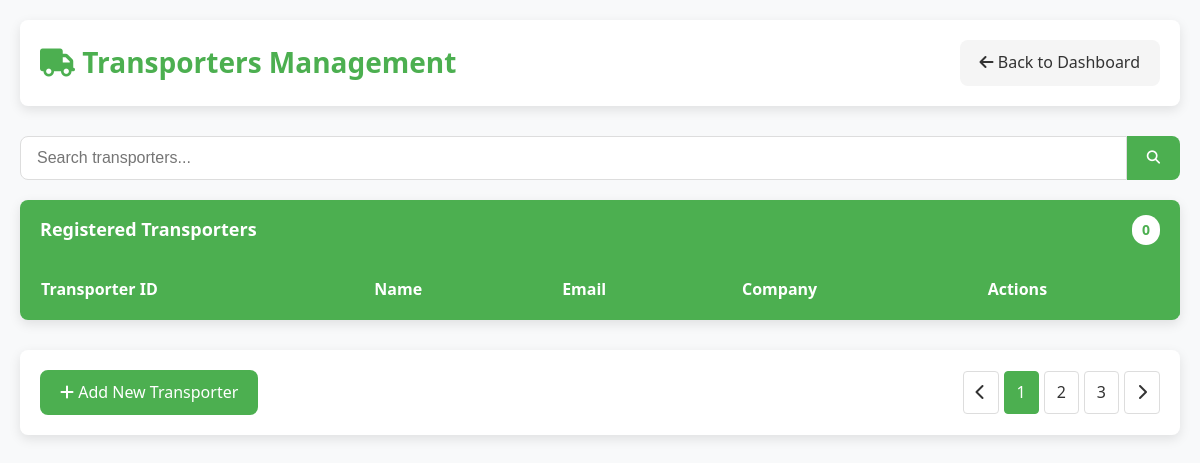
The page /Backend/manage-transporters.php on the database as committed earlier.
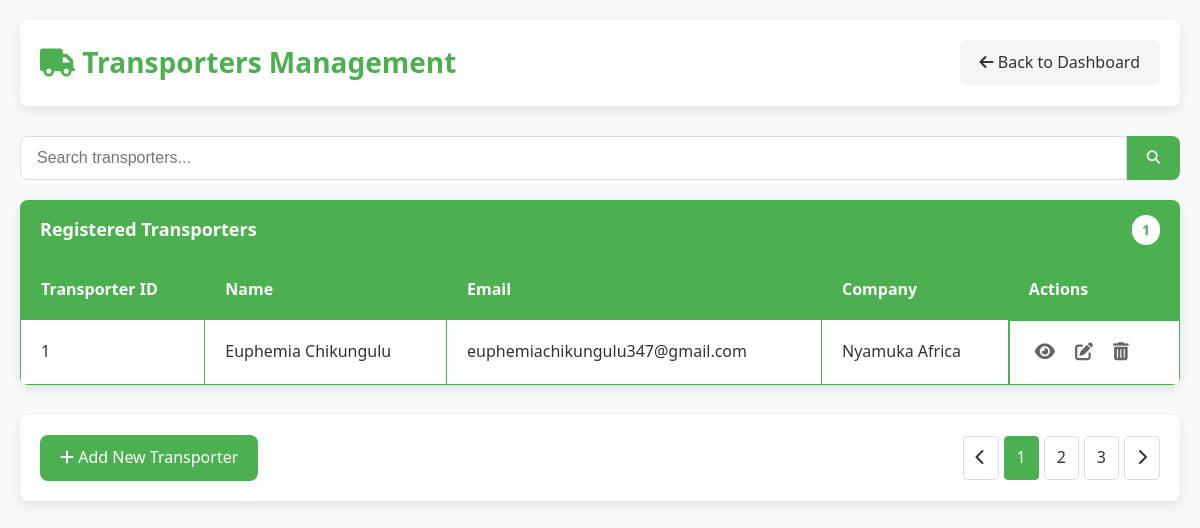
The same page on the database as committed later.
### tables this page shows
CREATE TABLE `transporters` (
  `transporter_id` int(11) NOT NULL,
  `transporter_name` varchar(255) NOT NULL,
  `email` varchar(255) NOT NULL,
  `password` varchar(255) NOT NULL,
  `phone_number` varchar(20) DEFAULT NULL,
  `company` varchar(255) DEFAULT NULL,
  `truck_number` varchar(50) DEFAULT NULL
);

### Backend/manage-transporters.php (the view, shortened to what this page needs)
<?php
require_once 'db.php';
$query = "SELECT transporter_id, transporter_name, email, company FROM transporters";
$result = $conn->query($query);
$transporters = [];
if ($result->num_rows > 0) {
    while ($row = $result->fetch_assoc()) {
        $transporters[] = $row;
    }
}
?>
<!DOCTYPE html>
<html lang="en">
<head>
    <link rel="stylesheet" href="https://cdnjs.cloudflare.com/ajax/libs/font-awesome/6.4.0/css/all.min.css">
</head>
<body>
    <div class="container">
        <div class="header">
            <h1><i class="fas fa-truck"></i> Transporters Management</h1>
            <a href="../Frontend/admin-dashboard.php" class="btn btn-secondary">
                <i class="fas fa-arrow-left"></i> Back to Dashboard
            </a>
        </div>
        <div class="search-container">
            <input type="text" class="search-input" placeholder="Search transporters..." id="searchInput">
            <button class="search-button"><i class="fas fa-search"></i></button>
        </div>
        <div class="card">
            <div class="card-header">
                <span>Registered Transporters</span>
                <span class="count"><?php echo count($transporters); ?></span>
            </div>
            <div class="table-responsive">
                <table id="transportersTable">
                    <thead>
                        <tr>
                            <th>Transporter ID</th>
                            <th>Name</th>
                            <th>Email</th>
                            <th>Company</th>
                            <th>Actions</th>
                        </tr>
                    </thead>
                    <tbody>
                        <?php foreach ($transporters as $transporter): ?>
                            <tr>
                                <td><?php echo htmlspecialchars($transporter['transporter_id']); ?></td>
                                <td><?php echo htmlspecialchars($transporter['transporter_name']); ?></td>
                                <td><?php echo htmlspecialchars($transporter['email']); ?></td>
                                <td><?php echo htmlspecialchars($transporter['company']); ?></td>
                                <td class="actions">
                                    <button class="icon-button" title="View Details">
                                        <i class="fas fa-eye"></i>
                                    </button>
                                    <button class="icon-button" title="Edit">
                                        <i class="fas fa-edit"></i>
                                    </button>
                                    <button class="icon-button" title="Delete">
                                        <i class="fas fa-trash-alt"></i>
                                    </button>
                                </td>
                            </tr>
                        <?php endforeach; ?>
                    </tbody>
                </table>
            </div>
        </div>
        <div class="footer">
            <div>
                <a href="#" class="btn">
                    <i class="fas fa-plus"></i> Add New Transporter
                </a>
            </div>
            <ul class="pagination">
                <li><a href="#"><i class="fas fa-chevron-left"></i></a></li>
                <li class="active"><a href="#">1</a></li>
                <li><a href="#">2</a></li>
                <li><a href="#">3</a></li>
                <li><a href="#"><i class="fas fa-chevron-right"></i></a></li>
            </ul>
        </div>
    </div>
</body>
</html>

Rows that differ between the two databases and show on the page:
added transporters: transporter_id "1", transporter_name "Euphemia Chikungulu", email "euphemiachikungulu347@gmail.com", company "Nyamuka Africa"
Other text that changed with them:
count($transporters): "0" → "1"
